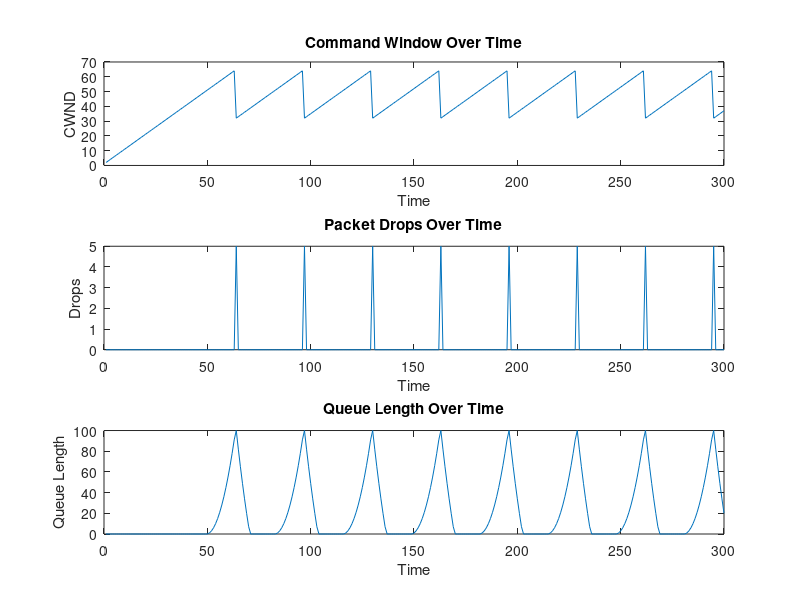

Here is the MATLAB script that generated this plot:
clc;
clear;
close all;

T = 300;
mu = 50;
K = 100;

cwnd = 1;
q = 0;

cwnd_trace = zeros(1, T);
q_trace = zeros(1, T);
drop_trace = zeros(1, T);

for t = 1:T
    arrivals = max(cwnd, 0);
    q = q + arrivals;
    served = min(q, mu);
    q = q - served;

    if q > K
        drops = q - K;
        q = K;
    else
        drops = 0;
    end

    loss_event = (drops > 0);

    if loss_event
        cwnd = cwnd / 2;
    else
        cwnd = cwnd + 1;
    end

    cwnd_trace(t) = cwnd;
    drop_trace(t) = drops;
    q_trace(t) = q;
end

figure;
subplot(3, 1, 1); plot(cwnd_trace);
xlabel('Time');
ylabel('CWND');
title('Command Window Over Time');
subplot(3, 1, 2); plot(drop_trace);
xlabel('Time');
ylabel('Drops');
title('Packet Drops Over Time');

subplot(3, 1, 3); plot(q_trace);
xlabel('Time');
ylabel('Queue Length');
title('Queue Length Over Time');
